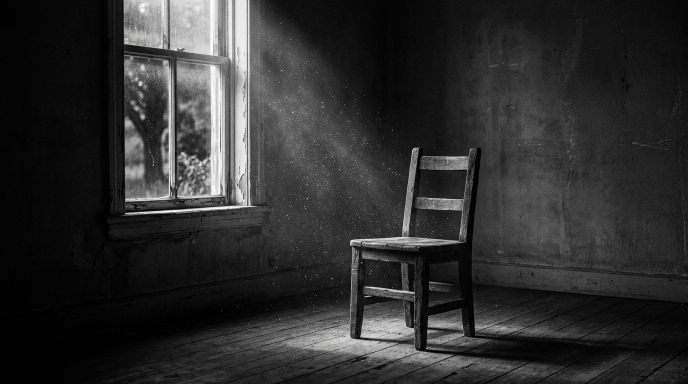
#> input picture docs/team/art/round1/01-window-light.png, 1376 x 768 px, given in place of fog-a-16x9.png, which was not available (shown at 1/2 size)
$ python round6-sheet.py
#> lines starting #> are read from the running program, lines starting #| are printed output that depends on the picture
#!/usr/bin/env python3
"""Round 6 contact sheet: every 16:9 take (raw, greyscale) with its verdict, then the pick and the two 4:5 takes (graded).
usage: python3 scripts/art/round6-sheet.py
"""
import os
from PIL import Image, ImageDraw, ImageFont

ROOT = os.path.dirname(os.path.dirname(os.path.dirname(os.path.abspath(__file__))))
D = os.path.join(ROOT, "docs", "team", "art", "round6")
RAW = os.path.join(D, "raw")

V = {  # take -> verdict (see PICK.md for the full list)
    "a": "reject: figure 26 % tall, open laptop", "b": "reject: 25 %, open laptop, face in profile",
    "c": "reject: figure 24 % tall, x 0.27", "d": "reject: 22 %, open laptop",
    "e": "reject: 25 %, open laptop", "f": "reject: 27 %, open laptop",
    "g": "reject: 28 %, open laptop", "h": "reject: 22 %, open laptop",
    "i": "reject: 23 %, open laptop", "j": "reject: 23 %, face in profile",
    "k": "reject: 20 %, open laptop", "l": "reject: 19 %, open laptop",
    "m": "reject: 22 %, colour cast", "n": "reject: border, face in profile",
    "o": "reject: black border, 22 %", "p": "reject: black border, 18 %",
    "q": "reject: figure 40 %, right of centre", "r": "reject: x 0.30 (copy column)",
    "s": "reject: 30 %, centre", "t": "reject: 24 %, x 0.33",
    "u": "reject: 22 %, colour cast", "v": "reject: face in profile, x 0.30",
    "w": "reject: x 0.33 (copy column)", "x": "reject: 21 %, x 0.30",
    "r1": "reject: x 0.32 (copy column)", "r2": "layout met, laptop open -> e1/e2",
    "r3": "reject: 15 %, crest diagonal", "r4": "reject: 15 %, crest diagonal",
    "r5": "reject: 22 %, open laptop", "r6": "reject: face in profile",
    "r7": "reject: 19 %, open laptop", "r8": "reject: face in profile",
    "e1": "PICK (laptop closed)", "e2": "runner-up (same frame)",
}
ORDER = list("abcdefghijklmnopqrstuvwx") + [f"r{n}" for n in range(1, 9)] + ["e1", "e2"]

try:
    font = ImageFont.truetype("/System/Library/Fonts/Supplemental/Arial.ttf", 15)
    big = ImageFont.truetype("/System/Library/Fonts/Supplemental/Arial.ttf", 20)
except OSError:
    font = big = ImageFont.load_default()

# Round 6b (founder: coder on a bench): raw edits, then the composited and graded fog-f1 pair.
V6B = [
    ("fog-rm-16x9-a", "figure removed (clean plate, used)"), ("fog-rm-16x9-b", "figure removed (alt)"),
    ("fog-c1-16x9-a", "reject: face in profile, 25 %"), ("fog-c1-16x9-b", "reject: 24 %, x 0.33"),
    ("fog-c1-16x9-c", "reject: 24 %, bench too big"), ("fog-g1-16x9-a", "subject source for the composite"),
    ("fog-g1-16x9-b", "reject: 30 %, centre"), ("fog-g1-16x9-c", "reject: illustrated, 30 %"),
]

# Round 6c (founder: more SF): city-only edits of the clean plate, then the composited and graded fog-g1 pair.
V6C = [
    ("fog-sf-16x9-a", "PICK 16:9: downtown small, fog kept"), ("fog-sf-16x9-b", "reject: filaments lost (fog changed)"),
    ("fog-sf-16x9-c", "reject: downtown too big"), ("fog-sf-4x5-a", "4:5 alt: towers generic"),
    ("fog-sf-4x5-b", "PICK 4:5: Salesforce + pyramid, East Bay"), ("fog-sf-4x5-c", "reject: ladder-like light line"),
]

TW, TH, PAD, LAB, COLS = 384, 216, 16, 40, 6
rows = (len(ORDER) + COLS - 1) // COLS
PW, PH = 1152, 648               # pick (16:9, graded)
FW, FH = int(PH * 4 / 5), PH     # 4:5 takes (graded)
W = PAD + COLS * (TW + PAD)
rows6b = (len(V6B) + COLS - 1) // COLS
H = PAD + rows * (TH + LAB + PAD) + 40 + PH + LAB + PAD + 40 + rows6b * (TH + LAB + PAD) + 30 + PH + PAD
H += 40 + (TH + LAB + PAD) + 30 + PH + PAD
sheet = Image.new("RGB", (W, H), (128, 128, 128))
#> sheet: PIL image 2416x4676 RGB; every value is 128
d = ImageDraw.Draw(sheet)
for k, t in enumerate(ORDER):
    x = PAD + (k % COLS) * (TW + PAD)
    y = PAD + (k // COLS) * (TH + LAB + PAD)
    im = Image.open(os.path.join(RAW, f"fog-{t}-16x9.png")).convert("L").resize((TW, TH), Image.LANCZOS)
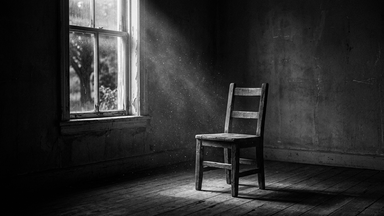
#> im: PIL image 384x216 L; min 0, max 255, mean 45.9
    sheet.paste(im.convert("RGB"), (x, y))
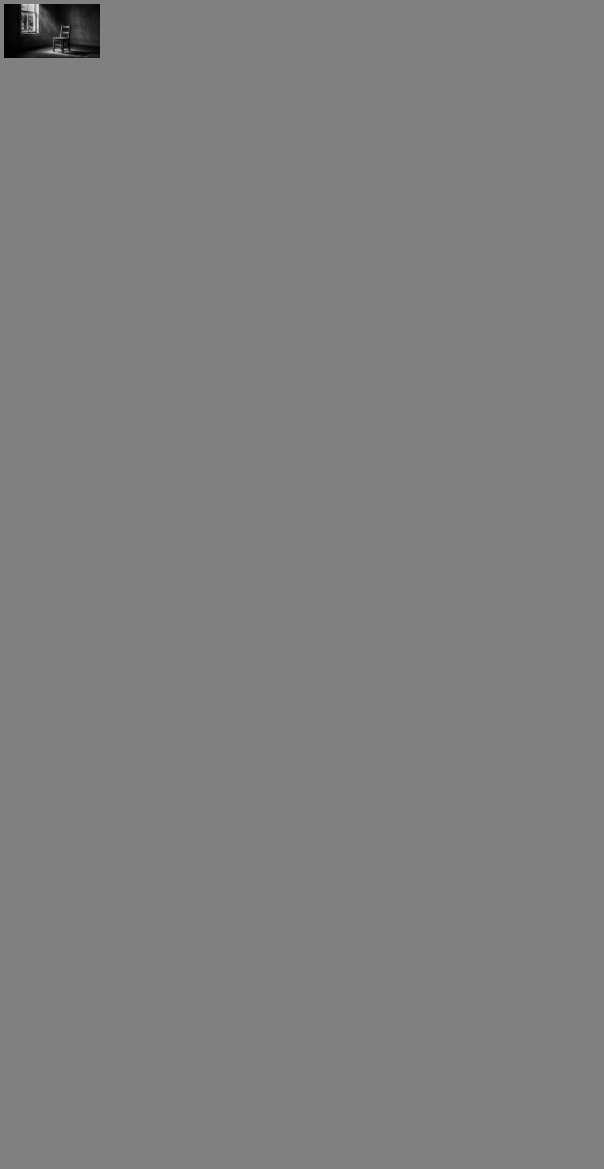
#> sheet: PIL image 2416x4676 RGB (shown at 1/4 size); min 0, max 255, mean 127.4
    d.text((x, y + TH + 4), f"fog-{t}-16x9", fill=(255, 255, 255), font=font)
    d.text((x, y + TH + 21), V[t], fill=(255, 255, 255) if "PICK" not in V[t] else (255, 255, 0), font=font)
#> pass 2 of the loop `for k, t in enumerate(ORDER):`:
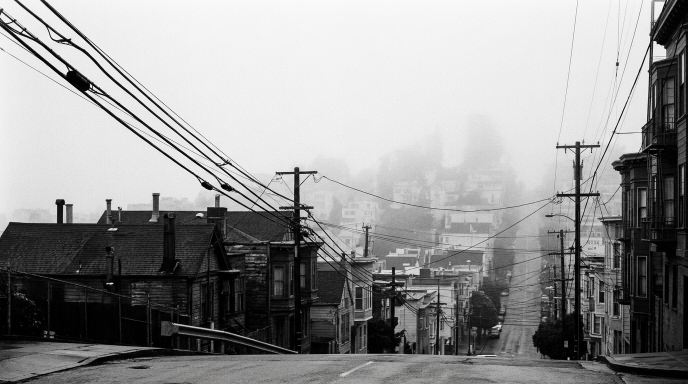
#> input picture docs/team/art/round1/02-fog-hill.png, 1376 x 768 px, given in place of fog-b-16x9.png, which was not available (shown at 1/2 size)
#> `im = Image.open(os.path.join(RAW, f"fog-{t}-16x9.png")).convert("L").r..`:
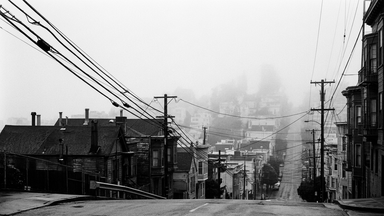
#> im: PIL image 384x216 L; min 0, max 255, mean 148.1
#> `sheet.paste(im.convert("RGB"), (x, y))`:
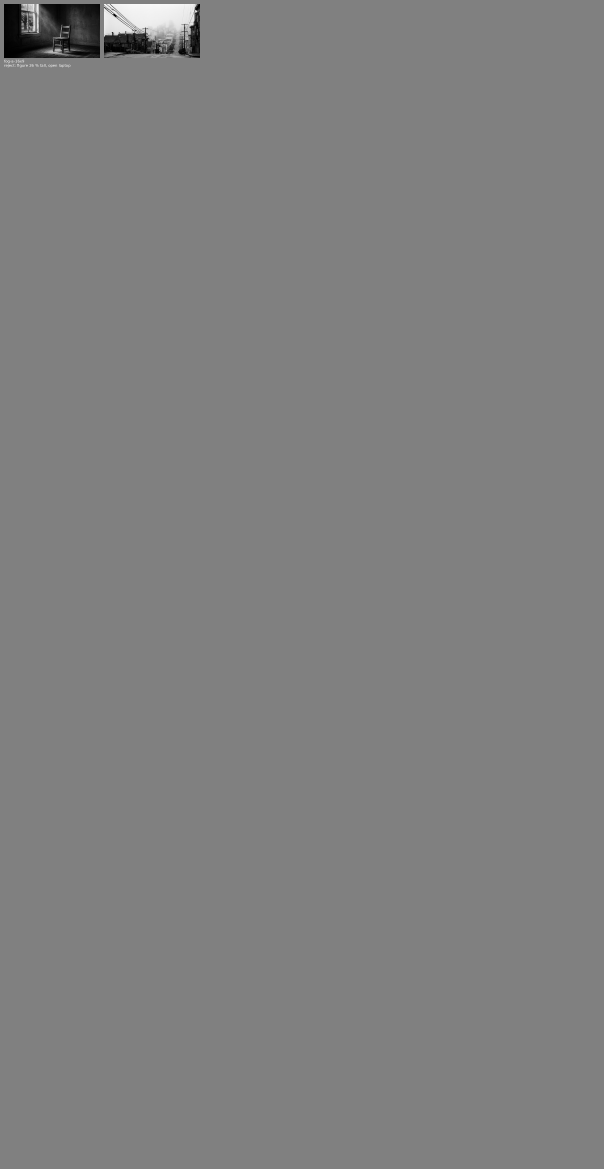
#> sheet: PIL image 2416x4676 RGB (shown at 1/4 size); min 0, max 255, mean 127.6
#> (the run stopped early here; a loop or call above may not have finished)
